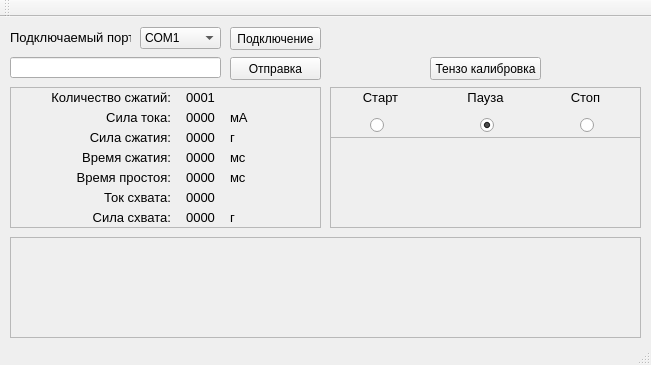
<?xml version="1.0" encoding="UTF-8"?>
<ui version="4.0">
 <class>MainWindow</class>
 <widget class="QMainWindow" name="MainWindow">
  <property name="geometry">
   <rect>
    <x>0</x>
    <y>0</y>
    <width>651</width>
    <height>365</height>
   </rect>
  </property>
  <property name="windowTitle">
   <string>MainWindow</string>
  </property>
  <widget class="QWidget" name="centralWidget">
   <widget class="QPushButton" name="send_message">
    <property name="geometry">
     <rect>
      <x>230</x>
      <y>40</y>
      <width>91</width>
      <height>23</height>
     </rect>
    </property>
    <property name="text">
     <string>Отправка</string>
    </property>
   </widget>
   <widget class="QLineEdit" name="edit_line">
    <property name="geometry">
     <rect>
      <x>10</x>
      <y>40</y>
      <width>211</width>
      <height>21</height>
     </rect>
    </property>
   </widget>
   <widget class="QScrollArea" name="scrollArea">
    <property name="geometry">
     <rect>
      <x>10</x>
      <y>220</y>
      <width>631</width>
      <height>101</height>
     </rect>
    </property>
    <property name="widgetResizable">
     <bool>true</bool>
    </property>
    <widget class="QWidget" name="scrollAreaWidgetContents">
     <property name="geometry">
      <rect>
       <x>0</x>
       <y>0</y>
       <width>629</width>
       <height>99</height>
      </rect>
     </property>
     <layout class="QVBoxLayout" name="verticalLayout">
      <item>
       <widget class="QLabel" name="label">
        <property name="enabled">
         <bool>true</bool>
        </property>
        <property name="sizePolicy">
         <sizepolicy hsizetype="Fixed" vsizetype="Fixed">
          <horstretch>0</horstretch>
          <verstretch>0</verstretch>
         </sizepolicy>
        </property>
        <property name="font">
         <font>
          <family>Segoe UI Symbol</family>
          <pointsize>10</pointsize>
          <weight>50</weight>
          <bold>false</bold>
         </font>
        </property>
        <property name="contextMenuPolicy">
         <enum>Qt::NoContextMenu</enum>
        </property>
        <property name="layoutDirection">
         <enum>Qt::LeftToRight</enum>
        </property>
        <property name="text">
         <string/>
        </property>
       </widget>
      </item>
     </layout>
    </widget>
   </widget>
   <widget class="QComboBox" name="selection_com_port">
    <property name="geometry">
     <rect>
      <x>140</x>
      <y>10</y>
      <width>81</width>
      <height>22</height>
     </rect>
    </property>
    <property name="maximumSize">
     <size>
      <width>91</width>
      <height>16777215</height>
     </size>
    </property>
    <item>
     <property name="text">
      <string>COM1</string>
     </property>
    </item>
    <item>
     <property name="text">
      <string>COM2</string>
     </property>
    </item>
    <item>
     <property name="text">
      <string>COM3</string>
     </property>
    </item>
    <item>
     <property name="text">
      <string>COM4</string>
     </property>
    </item>
    <item>
     <property name="text">
      <string>COM5</string>
     </property>
    </item>
    <item>
     <property name="text">
      <string>COM6</string>
     </property>
    </item>
    <item>
     <property name="text">
      <string>COM7</string>
     </property>
    </item>
    <item>
     <property name="text">
      <string>COM8</string>
     </property>
    </item>
    <item>
     <property name="text">
      <string>COM9</string>
     </property>
    </item>
    <item>
     <property name="text">
      <string>COM10</string>
     </property>
    </item>
    <item>
     <property name="text">
      <string>COM11</string>
     </property>
    </item>
    <item>
     <property name="text">
      <string>COM12</string>
     </property>
    </item>
    <item>
     <property name="text">
      <string>COM13</string>
     </property>
    </item>
    <item>
     <property name="text">
      <string>COM14</string>
     </property>
    </item>
    <item>
     <property name="text">
      <string>COM15</string>
     </property>
    </item>
   </widget>
   <widget class="QPushButton" name="connect_button">
    <property name="geometry">
     <rect>
      <x>230</x>
      <y>10</y>
      <width>91</width>
      <height>23</height>
     </rect>
    </property>
    <property name="text">
     <string>Подключение</string>
    </property>
   </widget>
   <widget class="QLabel" name="info_com_port">
    <property name="enabled">
     <bool>true</bool>
    </property>
    <property name="geometry">
     <rect>
      <x>10</x>
      <y>10</y>
      <width>121</width>
      <height>21</height>
     </rect>
    </property>
    <property name="sizePolicy">
     <sizepolicy hsizetype="Fixed" vsizetype="Fixed">
      <horstretch>0</horstretch>
      <verstretch>0</verstretch>
     </sizepolicy>
    </property>
    <property name="font">
     <font>
      <family>Segoe UI Symbol</family>
      <pointsize>10</pointsize>
      <weight>50</weight>
      <bold>false</bold>
     </font>
    </property>
    <property name="contextMenuPolicy">
     <enum>Qt::NoContextMenu</enum>
    </property>
    <property name="layoutDirection">
     <enum>Qt::LeftToRight</enum>
    </property>
    <property name="text">
     <string>Подключаемый порт</string>
    </property>
   </widget>
   <widget class="QFrame" name="frame">
    <property name="geometry">
     <rect>
      <x>10</x>
      <y>70</y>
      <width>311</width>
      <height>141</height>
     </rect>
    </property>
    <property name="frameShape">
     <enum>QFrame::StyledPanel</enum>
    </property>
    <property name="frameShadow">
     <enum>QFrame::Raised</enum>
    </property>
    <widget class="QLabel" name="receive_strength">
     <property name="enabled">
      <bool>true</bool>
     </property>
     <property name="geometry">
      <rect>
       <x>170</x>
       <y>40</y>
       <width>41</width>
       <height>21</height>
      </rect>
     </property>
     <property name="sizePolicy">
      <sizepolicy hsizetype="Fixed" vsizetype="Fixed">
       <horstretch>0</horstretch>
       <verstretch>0</verstretch>
      </sizepolicy>
     </property>
     <property name="font">
      <font>
       <family>Segoe UI Symbol</family>
       <pointsize>10</pointsize>
       <weight>50</weight>
       <bold>false</bold>
      </font>
     </property>
     <property name="contextMenuPolicy">
      <enum>Qt::NoContextMenu</enum>
     </property>
     <property name="layoutDirection">
      <enum>Qt::LeftToRight</enum>
     </property>
     <property name="text">
      <string>0000</string>
     </property>
     <property name="alignment">
      <set>Qt::AlignCenter</set>
     </property>
    </widget>
    <widget class="QLabel" name="info_com_port_4">
     <property name="enabled">
      <bool>true</bool>
     </property>
     <property name="geometry">
      <rect>
       <x>20</x>
       <y>40</y>
       <width>141</width>
       <height>21</height>
      </rect>
     </property>
     <property name="sizePolicy">
      <sizepolicy hsizetype="Fixed" vsizetype="Fixed">
       <horstretch>0</horstretch>
       <verstretch>0</verstretch>
      </sizepolicy>
     </property>
     <property name="font">
      <font>
       <family>Segoe UI Symbol</family>
       <pointsize>10</pointsize>
       <weight>50</weight>
       <bold>false</bold>
      </font>
     </property>
     <property name="contextMenuPolicy">
      <enum>Qt::NoContextMenu</enum>
     </property>
     <property name="layoutDirection">
      <enum>Qt::LeftToRight</enum>
     </property>
     <property name="text">
      <string>Сила сжатия:</string>
     </property>
     <property name="alignment">
      <set>Qt::AlignRight|Qt::AlignTrailing|Qt::AlignVCenter</set>
     </property>
    </widget>
    <widget class="QLabel" name="info_com_port_2">
     <property name="enabled">
      <bool>true</bool>
     </property>
     <property name="geometry">
      <rect>
       <x>20</x>
       <y>0</y>
       <width>141</width>
       <height>21</height>
      </rect>
     </property>
     <property name="sizePolicy">
      <sizepolicy hsizetype="Fixed" vsizetype="Fixed">
       <horstretch>0</horstretch>
       <verstretch>0</verstretch>
      </sizepolicy>
     </property>
     <property name="font">
      <font>
       <family>Segoe UI Symbol</family>
       <pointsize>10</pointsize>
       <weight>50</weight>
       <bold>false</bold>
      </font>
     </property>
     <property name="contextMenuPolicy">
      <enum>Qt::NoContextMenu</enum>
     </property>
     <property name="layoutDirection">
      <enum>Qt::LeftToRight</enum>
     </property>
     <property name="text">
      <string>Количество сжатий:</string>
     </property>
     <property name="alignment">
      <set>Qt::AlignRight|Qt::AlignTrailing|Qt::AlignVCenter</set>
     </property>
    </widget>
    <widget class="QLabel" name="receive_stop_strenghth">
     <property name="enabled">
      <bool>true</bool>
     </property>
     <property name="geometry">
      <rect>
       <x>170</x>
       <y>120</y>
       <width>41</width>
       <height>21</height>
      </rect>
     </property>
     <property name="sizePolicy">
      <sizepolicy hsizetype="Fixed" vsizetype="Fixed">
       <horstretch>0</horstretch>
       <verstretch>0</verstretch>
      </sizepolicy>
     </property>
     <property name="font">
      <font>
       <family>Segoe UI Symbol</family>
       <pointsize>10</pointsize>
       <weight>50</weight>
       <bold>false</bold>
      </font>
     </property>
     <property name="contextMenuPolicy">
      <enum>Qt::NoContextMenu</enum>
     </property>
     <property name="layoutDirection">
      <enum>Qt::LeftToRight</enum>
     </property>
     <property name="text">
      <string>0000</string>
     </property>
     <property name="alignment">
      <set>Qt::AlignCenter</set>
     </property>
    </widget>
    <widget class="QLabel" name="receive_shake_time">
     <property name="enabled">
      <bool>true</bool>
     </property>
     <property name="geometry">
      <rect>
       <x>170</x>
       <y>60</y>
       <width>41</width>
       <height>21</height>
      </rect>
     </property>
     <property name="sizePolicy">
      <sizepolicy hsizetype="Fixed" vsizetype="Fixed">
       <horstretch>0</horstretch>
       <verstretch>0</verstretch>
      </sizepolicy>
     </property>
     <property name="font">
      <font>
       <family>Segoe UI Symbol</family>
       <pointsize>10</pointsize>
       <weight>50</weight>
       <bold>false</bold>
      </font>
     </property>
     <property name="contextMenuPolicy">
      <enum>Qt::NoContextMenu</enum>
     </property>
     <property name="layoutDirection">
      <enum>Qt::LeftToRight</enum>
     </property>
     <property name="text">
      <string>0000</string>
     </property>
     <property name="alignment">
      <set>Qt::AlignCenter</set>
     </property>
    </widget>
    <widget class="QLabel" name="info_com_port_17">
     <property name="enabled">
      <bool>true</bool>
     </property>
     <property name="geometry">
      <rect>
       <x>220</x>
       <y>40</y>
       <width>51</width>
       <height>21</height>
      </rect>
     </property>
     <property name="sizePolicy">
      <sizepolicy hsizetype="Fixed" vsizetype="Fixed">
       <horstretch>0</horstretch>
       <verstretch>0</verstretch>
      </sizepolicy>
     </property>
     <property name="font">
      <font>
       <family>Segoe UI Symbol</family>
       <pointsize>10</pointsize>
       <weight>50</weight>
       <bold>false</bold>
      </font>
     </property>
     <property name="contextMenuPolicy">
      <enum>Qt::NoContextMenu</enum>
     </property>
     <property name="layoutDirection">
      <enum>Qt::LeftToRight</enum>
     </property>
     <property name="text">
      <string>г</string>
     </property>
     <property name="alignment">
      <set>Qt::AlignLeading|Qt::AlignLeft|Qt::AlignVCenter</set>
     </property>
    </widget>
    <widget class="QLabel" name="info_com_port_8">
     <property name="enabled">
      <bool>true</bool>
     </property>
     <property name="geometry">
      <rect>
       <x>20</x>
       <y>120</y>
       <width>141</width>
       <height>21</height>
      </rect>
     </property>
     <property name="sizePolicy">
      <sizepolicy hsizetype="Fixed" vsizetype="Fixed">
       <horstretch>0</horstretch>
       <verstretch>0</verstretch>
      </sizepolicy>
     </property>
     <property name="font">
      <font>
       <family>Segoe UI Symbol</family>
       <pointsize>10</pointsize>
       <weight>50</weight>
       <bold>false</bold>
      </font>
     </property>
     <property name="contextMenuPolicy">
      <enum>Qt::NoContextMenu</enum>
     </property>
     <property name="layoutDirection">
      <enum>Qt::LeftToRight</enum>
     </property>
     <property name="text">
      <string>Сила схвата:</string>
     </property>
     <property name="alignment">
      <set>Qt::AlignRight|Qt::AlignTrailing|Qt::AlignVCenter</set>
     </property>
    </widget>
    <widget class="QLabel" name="receive_stop_current">
     <property name="enabled">
      <bool>true</bool>
     </property>
     <property name="geometry">
      <rect>
       <x>170</x>
       <y>100</y>
       <width>41</width>
       <height>21</height>
      </rect>
     </property>
     <property name="sizePolicy">
      <sizepolicy hsizetype="Fixed" vsizetype="Fixed">
       <horstretch>0</horstretch>
       <verstretch>0</verstretch>
      </sizepolicy>
     </property>
     <property name="font">
      <font>
       <family>Segoe UI Symbol</family>
       <pointsize>10</pointsize>
       <weight>50</weight>
       <bold>false</bold>
      </font>
     </property>
     <property name="contextMenuPolicy">
      <enum>Qt::NoContextMenu</enum>
     </property>
     <property name="layoutDirection">
      <enum>Qt::LeftToRight</enum>
     </property>
     <property name="text">
      <string>0000</string>
     </property>
     <property name="alignment">
      <set>Qt::AlignCenter</set>
     </property>
    </widget>
    <widget class="QLabel" name="info_com_port_16">
     <property name="enabled">
      <bool>true</bool>
     </property>
     <property name="geometry">
      <rect>
       <x>220</x>
       <y>20</y>
       <width>51</width>
       <height>21</height>
      </rect>
     </property>
     <property name="sizePolicy">
      <sizepolicy hsizetype="Fixed" vsizetype="Fixed">
       <horstretch>0</horstretch>
       <verstretch>0</verstretch>
      </sizepolicy>
     </property>
     <property name="font">
      <font>
       <family>Segoe UI Symbol</family>
       <pointsize>10</pointsize>
       <weight>50</weight>
       <bold>false</bold>
      </font>
     </property>
     <property name="contextMenuPolicy">
      <enum>Qt::NoContextMenu</enum>
     </property>
     <property name="layoutDirection">
      <enum>Qt::LeftToRight</enum>
     </property>
     <property name="text">
      <string>мА</string>
     </property>
     <property name="alignment">
      <set>Qt::AlignLeading|Qt::AlignLeft|Qt::AlignVCenter</set>
     </property>
    </widget>
    <widget class="QLabel" name="info_com_port_5">
     <property name="enabled">
      <bool>true</bool>
     </property>
     <property name="geometry">
      <rect>
       <x>20</x>
       <y>60</y>
       <width>141</width>
       <height>21</height>
      </rect>
     </property>
     <property name="sizePolicy">
      <sizepolicy hsizetype="Fixed" vsizetype="Fixed">
       <horstretch>0</horstretch>
       <verstretch>0</verstretch>
      </sizepolicy>
     </property>
     <property name="font">
      <font>
       <family>Segoe UI Symbol</family>
       <pointsize>10</pointsize>
       <weight>50</weight>
       <bold>false</bold>
      </font>
     </property>
     <property name="contextMenuPolicy">
      <enum>Qt::NoContextMenu</enum>
     </property>
     <property name="layoutDirection">
      <enum>Qt::LeftToRight</enum>
     </property>
     <property name="text">
      <string>Время сжатия:</string>
     </property>
     <property name="alignment">
      <set>Qt::AlignRight|Qt::AlignTrailing|Qt::AlignVCenter</set>
     </property>
    </widget>
    <widget class="QLabel" name="info_com_port_3">
     <property name="enabled">
      <bool>true</bool>
     </property>
     <property name="geometry">
      <rect>
       <x>20</x>
       <y>20</y>
       <width>141</width>
       <height>21</height>
      </rect>
     </property>
     <property name="sizePolicy">
      <sizepolicy hsizetype="Fixed" vsizetype="Fixed">
       <horstretch>0</horstretch>
       <verstretch>0</verstretch>
      </sizepolicy>
     </property>
     <property name="font">
      <font>
       <family>Segoe UI Symbol</family>
       <pointsize>10</pointsize>
       <weight>50</weight>
       <bold>false</bold>
      </font>
     </property>
     <property name="contextMenuPolicy">
      <enum>Qt::NoContextMenu</enum>
     </property>
     <property name="layoutDirection">
      <enum>Qt::LeftToRight</enum>
     </property>
     <property name="text">
      <string>Сила тока:</string>
     </property>
     <property name="alignment">
      <set>Qt::AlignRight|Qt::AlignTrailing|Qt::AlignVCenter</set>
     </property>
    </widget>
    <widget class="QLabel" name="receive_shakes_number">
     <property name="enabled">
      <bool>true</bool>
     </property>
     <property name="geometry">
      <rect>
       <x>170</x>
       <y>0</y>
       <width>41</width>
       <height>21</height>
      </rect>
     </property>
     <property name="sizePolicy">
      <sizepolicy hsizetype="Fixed" vsizetype="Fixed">
       <horstretch>0</horstretch>
       <verstretch>0</verstretch>
      </sizepolicy>
     </property>
     <property name="font">
      <font>
       <family>Segoe UI Symbol</family>
       <pointsize>10</pointsize>
       <weight>50</weight>
       <bold>false</bold>
      </font>
     </property>
     <property name="contextMenuPolicy">
      <enum>Qt::NoContextMenu</enum>
     </property>
     <property name="layoutDirection">
      <enum>Qt::LeftToRight</enum>
     </property>
     <property name="text">
      <string>0001</string>
     </property>
     <property name="alignment">
      <set>Qt::AlignCenter</set>
     </property>
    </widget>
    <widget class="QLabel" name="info_com_port_20">
     <property name="enabled">
      <bool>true</bool>
     </property>
     <property name="geometry">
      <rect>
       <x>220</x>
       <y>120</y>
       <width>51</width>
       <height>21</height>
      </rect>
     </property>
     <property name="sizePolicy">
      <sizepolicy hsizetype="Fixed" vsizetype="Fixed">
       <horstretch>0</horstretch>
       <verstretch>0</verstretch>
      </sizepolicy>
     </property>
     <property name="font">
      <font>
       <family>Segoe UI Symbol</family>
       <pointsize>10</pointsize>
       <weight>50</weight>
       <bold>false</bold>
      </font>
     </property>
     <property name="contextMenuPolicy">
      <enum>Qt::NoContextMenu</enum>
     </property>
     <property name="layoutDirection">
      <enum>Qt::LeftToRight</enum>
     </property>
     <property name="text">
      <string>г</string>
     </property>
     <property name="alignment">
      <set>Qt::AlignLeading|Qt::AlignLeft|Qt::AlignVCenter</set>
     </property>
    </widget>
    <widget class="QLabel" name="receive_cool_time">
     <property name="enabled">
      <bool>true</bool>
     </property>
     <property name="geometry">
      <rect>
       <x>170</x>
       <y>80</y>
       <width>41</width>
       <height>21</height>
      </rect>
     </property>
     <property name="sizePolicy">
      <sizepolicy hsizetype="Fixed" vsizetype="Fixed">
       <horstretch>0</horstretch>
       <verstretch>0</verstretch>
      </sizepolicy>
     </property>
     <property name="font">
      <font>
       <family>Segoe UI Symbol</family>
       <pointsize>10</pointsize>
       <weight>50</weight>
       <bold>false</bold>
      </font>
     </property>
     <property name="contextMenuPolicy">
      <enum>Qt::NoContextMenu</enum>
     </property>
     <property name="layoutDirection">
      <enum>Qt::LeftToRight</enum>
     </property>
     <property name="text">
      <string>0000</string>
     </property>
     <property name="alignment">
      <set>Qt::AlignCenter</set>
     </property>
    </widget>
    <widget class="QLabel" name="info_com_port_18">
     <property name="enabled">
      <bool>true</bool>
     </property>
     <property name="geometry">
      <rect>
       <x>220</x>
       <y>60</y>
       <width>51</width>
       <height>21</height>
      </rect>
     </property>
     <property name="sizePolicy">
      <sizepolicy hsizetype="Fixed" vsizetype="Fixed">
       <horstretch>0</horstretch>
       <verstretch>0</verstretch>
      </sizepolicy>
     </property>
     <property name="font">
      <font>
       <family>Segoe UI Symbol</family>
       <pointsize>10</pointsize>
       <weight>50</weight>
       <bold>false</bold>
      </font>
     </property>
     <property name="contextMenuPolicy">
      <enum>Qt::NoContextMenu</enum>
     </property>
     <property name="layoutDirection">
      <enum>Qt::LeftToRight</enum>
     </property>
     <property name="text">
      <string>мс</string>
     </property>
     <property name="alignment">
      <set>Qt::AlignLeading|Qt::AlignLeft|Qt::AlignVCenter</set>
     </property>
    </widget>
    <widget class="QLabel" name="info_com_port_19">
     <property name="enabled">
      <bool>true</bool>
     </property>
     <property name="geometry">
      <rect>
       <x>220</x>
       <y>80</y>
       <width>51</width>
       <height>21</height>
      </rect>
     </property>
     <property name="sizePolicy">
      <sizepolicy hsizetype="Fixed" vsizetype="Fixed">
       <horstretch>0</horstretch>
       <verstretch>0</verstretch>
      </sizepolicy>
     </property>
     <property name="font">
      <font>
       <family>Segoe UI Symbol</family>
       <pointsize>10</pointsize>
       <weight>50</weight>
       <bold>false</bold>
      </font>
     </property>
     <property name="contextMenuPolicy">
      <enum>Qt::NoContextMenu</enum>
     </property>
     <property name="layoutDirection">
      <enum>Qt::LeftToRight</enum>
     </property>
     <property name="text">
      <string>мс</string>
     </property>
     <property name="alignment">
      <set>Qt::AlignLeading|Qt::AlignLeft|Qt::AlignVCenter</set>
     </property>
    </widget>
    <widget class="QLabel" name="info_com_port_7">
     <property name="enabled">
      <bool>true</bool>
     </property>
     <property name="geometry">
      <rect>
       <x>20</x>
       <y>100</y>
       <width>141</width>
       <height>21</height>
      </rect>
     </property>
     <property name="sizePolicy">
      <sizepolicy hsizetype="Fixed" vsizetype="Fixed">
       <horstretch>0</horstretch>
       <verstretch>0</verstretch>
      </sizepolicy>
     </property>
     <property name="font">
      <font>
       <family>Segoe UI Symbol</family>
       <pointsize>10</pointsize>
       <weight>50</weight>
       <bold>false</bold>
      </font>
     </property>
     <property name="contextMenuPolicy">
      <enum>Qt::NoContextMenu</enum>
     </property>
     <property name="layoutDirection">
      <enum>Qt::LeftToRight</enum>
     </property>
     <property name="text">
      <string>Ток схвата:</string>
     </property>
     <property name="alignment">
      <set>Qt::AlignRight|Qt::AlignTrailing|Qt::AlignVCenter</set>
     </property>
    </widget>
    <widget class="QLabel" name="info_com_port_6">
     <property name="enabled">
      <bool>true</bool>
     </property>
     <property name="geometry">
      <rect>
       <x>20</x>
       <y>80</y>
       <width>141</width>
       <height>21</height>
      </rect>
     </property>
     <property name="sizePolicy">
      <sizepolicy hsizetype="Fixed" vsizetype="Fixed">
       <horstretch>0</horstretch>
       <verstretch>0</verstretch>
      </sizepolicy>
     </property>
     <property name="font">
      <font>
       <family>Segoe UI Symbol</family>
       <pointsize>10</pointsize>
       <weight>50</weight>
       <bold>false</bold>
      </font>
     </property>
     <property name="contextMenuPolicy">
      <enum>Qt::NoContextMenu</enum>
     </property>
     <property name="layoutDirection">
      <enum>Qt::LeftToRight</enum>
     </property>
     <property name="text">
      <string>Время простоя:</string>
     </property>
     <property name="alignment">
      <set>Qt::AlignRight|Qt::AlignTrailing|Qt::AlignVCenter</set>
     </property>
    </widget>
    <widget class="QLabel" name="receive_current">
     <property name="enabled">
      <bool>true</bool>
     </property>
     <property name="geometry">
      <rect>
       <x>170</x>
       <y>20</y>
       <width>41</width>
       <height>21</height>
      </rect>
     </property>
     <property name="sizePolicy">
      <sizepolicy hsizetype="Fixed" vsizetype="Fixed">
       <horstretch>0</horstretch>
       <verstretch>0</verstretch>
      </sizepolicy>
     </property>
     <property name="font">
      <font>
       <family>Segoe UI Symbol</family>
       <pointsize>10</pointsize>
       <weight>50</weight>
       <bold>false</bold>
      </font>
     </property>
     <property name="contextMenuPolicy">
      <enum>Qt::NoContextMenu</enum>
     </property>
     <property name="layoutDirection">
      <enum>Qt::LeftToRight</enum>
     </property>
     <property name="text">
      <string>0000</string>
     </property>
     <property name="alignment">
      <set>Qt::AlignCenter</set>
     </property>
    </widget>
   </widget>
   <widget class="QFrame" name="frame_3">
    <property name="geometry">
     <rect>
      <x>330</x>
      <y>70</y>
      <width>311</width>
      <height>141</height>
     </rect>
    </property>
    <property name="frameShape">
     <enum>QFrame::StyledPanel</enum>
    </property>
    <property name="frameShadow">
     <enum>QFrame::Raised</enum>
    </property>
    <widget class="QFrame" name="frame_2">
     <property name="geometry">
      <rect>
       <x>0</x>
       <y>0</y>
       <width>311</width>
       <height>51</height>
      </rect>
     </property>
     <property name="frameShape">
      <enum>QFrame::StyledPanel</enum>
     </property>
     <property name="frameShadow">
      <enum>QFrame::Raised</enum>
     </property>
     <widget class="QRadioButton" name="pause">
      <property name="geometry">
       <rect>
        <x>150</x>
        <y>30</y>
        <width>16</width>
        <height>16</height>
       </rect>
      </property>
      <property name="text">
       <string/>
      </property>
      <property name="checked">
       <bool>true</bool>
      </property>
     </widget>
     <widget class="QRadioButton" name="stop">
      <property name="geometry">
       <rect>
        <x>250</x>
        <y>30</y>
        <width>16</width>
        <height>16</height>
       </rect>
      </property>
      <property name="text">
       <string/>
      </property>
     </widget>
     <widget class="QRadioButton" name="start">
      <property name="enabled">
       <bool>true</bool>
      </property>
      <property name="geometry">
       <rect>
        <x>40</x>
        <y>30</y>
        <width>16</width>
        <height>16</height>
       </rect>
      </property>
      <property name="mouseTracking">
       <bool>true</bool>
      </property>
      <property name="acceptDrops">
       <bool>false</bool>
      </property>
      <property name="toolTip">
       <string notr="true"/>
      </property>
      <property name="text">
       <string/>
      </property>
      <property name="autoRepeatDelay">
       <number>1</number>
      </property>
      <property name="autoRepeatInterval">
       <number>1</number>
      </property>
     </widget>
     <widget class="QLabel" name="info_start">
      <property name="enabled">
       <bool>true</bool>
      </property>
      <property name="geometry">
       <rect>
        <x>0</x>
        <y>0</y>
        <width>101</width>
        <height>21</height>
       </rect>
      </property>
      <property name="sizePolicy">
       <sizepolicy hsizetype="Fixed" vsizetype="Fixed">
        <horstretch>0</horstretch>
        <verstretch>0</verstretch>
       </sizepolicy>
      </property>
      <property name="font">
       <font>
        <family>Segoe UI Symbol</family>
        <pointsize>10</pointsize>
        <weight>50</weight>
        <bold>false</bold>
       </font>
      </property>
      <property name="contextMenuPolicy">
       <enum>Qt::NoContextMenu</enum>
      </property>
      <property name="layoutDirection">
       <enum>Qt::LeftToRight</enum>
      </property>
      <property name="text">
       <string>Старт</string>
      </property>
      <property name="alignment">
       <set>Qt::AlignCenter</set>
      </property>
     </widget>
     <widget class="QLabel" name="info_pause">
      <property name="enabled">
       <bool>true</bool>
      </property>
      <property name="geometry">
       <rect>
        <x>100</x>
        <y>0</y>
        <width>111</width>
        <height>21</height>
       </rect>
      </property>
      <property name="sizePolicy">
       <sizepolicy hsizetype="Fixed" vsizetype="Fixed">
        <horstretch>0</horstretch>
        <verstretch>0</verstretch>
       </sizepolicy>
      </property>
      <property name="font">
       <font>
        <family>Segoe UI Symbol</family>
        <pointsize>10</pointsize>
        <weight>50</weight>
        <bold>false</bold>
       </font>
      </property>
      <property name="contextMenuPolicy">
       <enum>Qt::NoContextMenu</enum>
      </property>
      <property name="layoutDirection">
       <enum>Qt::LeftToRight</enum>
      </property>
      <property name="text">
       <string>Пауза</string>
      </property>
      <property name="alignment">
       <set>Qt::AlignCenter</set>
      </property>
     </widget>
     <widget class="QLabel" name="info_stop">
      <property name="enabled">
       <bool>true</bool>
      </property>
      <property name="geometry">
       <rect>
        <x>200</x>
        <y>0</y>
        <width>111</width>
        <height>21</height>
       </rect>
      </property>
      <property name="sizePolicy">
       <sizepolicy hsizetype="Fixed" vsizetype="Fixed">
        <horstretch>0</horstretch>
        <verstretch>0</verstretch>
       </sizepolicy>
      </property>
      <property name="font">
       <font>
        <family>Segoe UI Symbol</family>
        <pointsize>10</pointsize>
        <weight>50</weight>
        <bold>false</bold>
       </font>
      </property>
      <property name="contextMenuPolicy">
       <enum>Qt::NoContextMenu</enum>
      </property>
      <property name="layoutDirection">
       <enum>Qt::LeftToRight</enum>
      </property>
      <property name="text">
       <string>Стоп</string>
      </property>
      <property name="alignment">
       <set>Qt::AlignCenter</set>
      </property>
     </widget>
    </widget>
   </widget>
   <widget class="QPushButton" name="tenso_calib">
    <property name="geometry">
     <rect>
      <x>430</x>
      <y>40</y>
      <width>111</width>
      <height>23</height>
     </rect>
    </property>
    <property name="text">
     <string>Тензо калибровка</string>
    </property>
   </widget>
   <widget class="QWidget" name="">
    <property name="geometry">
     <rect>
      <x>0</x>
      <y>0</y>
      <width>2</width>
      <height>2</height>
     </rect>
    </property>
    <layout class="QHBoxLayout" name="horizontalLayout"/>
   </widget>
  </widget>
  <widget class="QMenuBar" name="menuBar">
   <property name="geometry">
    <rect>
     <x>0</x>
     <y>0</y>
     <width>651</width>
     <height>21</height>
    </rect>
   </property>
  </widget>
  <widget class="QToolBar" name="mainToolBar">
   <attribute name="toolBarArea">
    <enum>TopToolBarArea</enum>
   </attribute>
   <attribute name="toolBarBreak">
    <bool>false</bool>
   </attribute>
  </widget>
  <widget class="QStatusBar" name="statusBar"/>
 </widget>
 <layoutdefault spacing="6" margin="11"/>
 <resources/>
 <connections/>
</ui>
